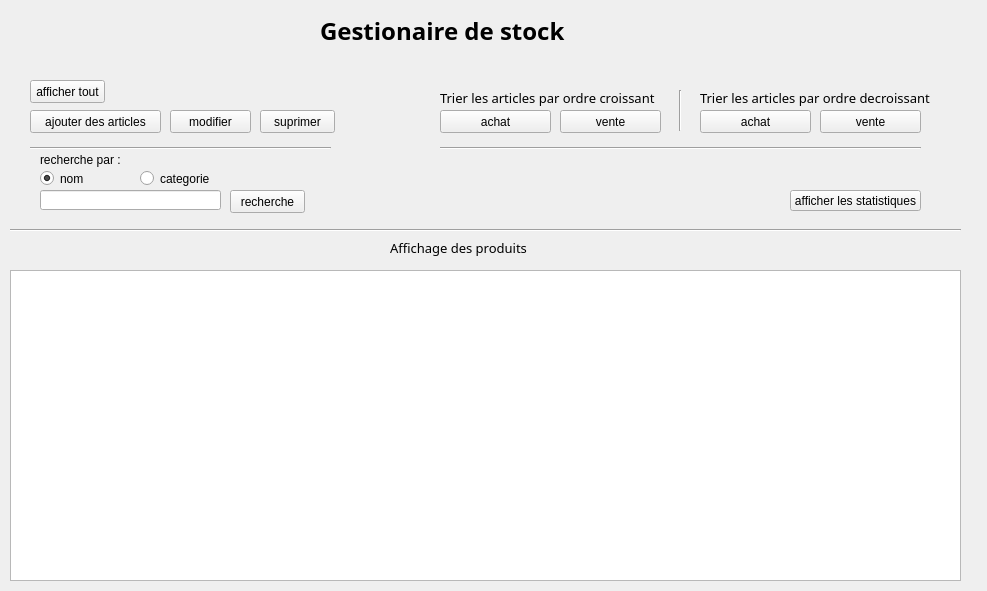
<?xml version="1.0" encoding="UTF-8"?>
<ui version="4.0">
 <class>Form</class>
 <widget class="QWidget" name="Form">
  <property name="geometry">
   <rect>
    <x>0</x>
    <y>0</y>
    <width>987</width>
    <height>591</height>
   </rect>
  </property>
  <property name="windowTitle">
   <string>Form</string>
  </property>
  <widget class="QLabel" name="label">
   <property name="geometry">
    <rect>
     <x>320</x>
     <y>10</y>
     <width>281</width>
     <height>41</height>
    </rect>
   </property>
   <property name="sizePolicy">
    <sizepolicy hsizetype="Preferred" vsizetype="Preferred">
     <horstretch>0</horstretch>
     <verstretch>0</verstretch>
    </sizepolicy>
   </property>
   <property name="font">
    <font>
     <family>Neue Haas Grotesk Text Pro Blac</family>
     <pointsize>18</pointsize>
     <weight>75</weight>
     <bold>true</bold>
    </font>
   </property>
   <property name="text">
    <string>Gestionaire de stock</string>
   </property>
  </widget>
  <widget class="QPushButton" name="ajouter">
   <property name="geometry">
    <rect>
     <x>30</x>
     <y>110</y>
     <width>131</width>
     <height>23</height>
    </rect>
   </property>
   <property name="font">
    <font>
     <family>MS Shell Dlg 2</family>
     <weight>50</weight>
     <bold>false</bold>
    </font>
   </property>
   <property name="text">
    <string>ajouter des articles</string>
   </property>
  </widget>
  <widget class="QPushButton" name="modiferBtn">
   <property name="geometry">
    <rect>
     <x>170</x>
     <y>110</y>
     <width>81</width>
     <height>23</height>
    </rect>
   </property>
   <property name="text">
    <string>modifier</string>
   </property>
  </widget>
  <widget class="QPushButton" name="crAchat">
   <property name="geometry">
    <rect>
     <x>440</x>
     <y>110</y>
     <width>111</width>
     <height>23</height>
    </rect>
   </property>
   <property name="text">
    <string>achat</string>
   </property>
  </widget>
  <widget class="QListView" name="resPr">
   <property name="geometry">
    <rect>
     <x>10</x>
     <y>270</y>
     <width>951</width>
     <height>311</height>
    </rect>
   </property>
   <property name="font">
    <font>
     <family>Segoe UI Semibold</family>
     <pointsize>12</pointsize>
     <weight>75</weight>
     <bold>true</bold>
    </font>
   </property>
  </widget>
  <widget class="QPushButton" name="crVente">
   <property name="geometry">
    <rect>
     <x>560</x>
     <y>110</y>
     <width>101</width>
     <height>23</height>
    </rect>
   </property>
   <property name="text">
    <string>vente</string>
   </property>
  </widget>
  <widget class="QLabel" name="label_2">
   <property name="geometry">
    <rect>
     <x>440</x>
     <y>90</y>
     <width>251</width>
     <height>16</height>
    </rect>
   </property>
   <property name="font">
    <font>
     <family>Neue Haas Grotesk Text Pro Medi</family>
     <pointsize>10</pointsize>
     <weight>50</weight>
     <bold>false</bold>
    </font>
   </property>
   <property name="text">
    <string>Trier les articles par ordre croissant</string>
   </property>
  </widget>
  <widget class="QPushButton" name="dcrVente">
   <property name="geometry">
    <rect>
     <x>820</x>
     <y>110</y>
     <width>101</width>
     <height>23</height>
    </rect>
   </property>
   <property name="text">
    <string>vente</string>
   </property>
  </widget>
  <widget class="QLabel" name="label_3">
   <property name="geometry">
    <rect>
     <x>700</x>
     <y>90</y>
     <width>251</width>
     <height>16</height>
    </rect>
   </property>
   <property name="font">
    <font>
     <family>Neue Haas Grotesk Text Pro Medi</family>
     <pointsize>10</pointsize>
     <weight>50</weight>
     <bold>false</bold>
    </font>
   </property>
   <property name="text">
    <string>Trier les articles par ordre decroissant</string>
   </property>
  </widget>
  <widget class="QPushButton" name="dcrAchat">
   <property name="geometry">
    <rect>
     <x>700</x>
     <y>110</y>
     <width>111</width>
     <height>23</height>
    </rect>
   </property>
   <property name="text">
    <string>achat</string>
   </property>
  </widget>
  <widget class="QLabel" name="label_6">
   <property name="geometry">
    <rect>
     <x>390</x>
     <y>240</y>
     <width>151</width>
     <height>16</height>
    </rect>
   </property>
   <property name="font">
    <font>
     <family>Neue Haas Grotesk Text Pro Medi</family>
     <pointsize>10</pointsize>
     <weight>50</weight>
     <bold>false</bold>
    </font>
   </property>
   <property name="text">
    <string>Affichage des produits</string>
   </property>
  </widget>
  <widget class="QLineEdit" name="inputRech">
   <property name="geometry">
    <rect>
     <x>40</x>
     <y>190</y>
     <width>181</width>
     <height>20</height>
    </rect>
   </property>
  </widget>
  <widget class="QLabel" name="label_4">
   <property name="geometry">
    <rect>
     <x>40</x>
     <y>150</y>
     <width>91</width>
     <height>20</height>
    </rect>
   </property>
   <property name="text">
    <string>recherche par :</string>
   </property>
  </widget>
  <widget class="QRadioButton" name="nom">
   <property name="geometry">
    <rect>
     <x>40</x>
     <y>170</y>
     <width>82</width>
     <height>17</height>
    </rect>
   </property>
   <property name="autoFillBackground">
    <bool>false</bool>
   </property>
   <property name="text">
    <string>nom</string>
   </property>
   <property name="checked">
    <bool>true</bool>
   </property>
  </widget>
  <widget class="QRadioButton" name="categorie">
   <property name="geometry">
    <rect>
     <x>140</x>
     <y>170</y>
     <width>82</width>
     <height>17</height>
    </rect>
   </property>
   <property name="text">
    <string>categorie</string>
   </property>
  </widget>
  <widget class="QPushButton" name="rechButton">
   <property name="geometry">
    <rect>
     <x>230</x>
     <y>190</y>
     <width>75</width>
     <height>23</height>
    </rect>
   </property>
   <property name="text">
    <string>recherche</string>
   </property>
  </widget>
  <widget class="QPushButton" name="supp">
   <property name="geometry">
    <rect>
     <x>260</x>
     <y>110</y>
     <width>75</width>
     <height>23</height>
    </rect>
   </property>
   <property name="text">
    <string>suprimer</string>
   </property>
  </widget>
  <widget class="QPushButton" name="afficher">
   <property name="geometry">
    <rect>
     <x>30</x>
     <y>80</y>
     <width>75</width>
     <height>23</height>
    </rect>
   </property>
   <property name="text">
    <string>afficher tout</string>
   </property>
  </widget>
  <widget class="Line" name="line">
   <property name="geometry">
    <rect>
     <x>30</x>
     <y>140</y>
     <width>301</width>
     <height>16</height>
    </rect>
   </property>
   <property name="orientation">
    <enum>Qt::Horizontal</enum>
   </property>
  </widget>
  <widget class="Line" name="line_2">
   <property name="geometry">
    <rect>
     <x>670</x>
     <y>90</y>
     <width>20</width>
     <height>41</height>
    </rect>
   </property>
   <property name="orientation">
    <enum>Qt::Vertical</enum>
   </property>
  </widget>
  <widget class="Line" name="line_3">
   <property name="geometry">
    <rect>
     <x>10</x>
     <y>220</y>
     <width>951</width>
     <height>20</height>
    </rect>
   </property>
   <property name="orientation">
    <enum>Qt::Horizontal</enum>
   </property>
  </widget>
  <widget class="QLabel" name="label_5">
   <property name="geometry">
    <rect>
     <x>450</x>
     <y>190</y>
     <width>47</width>
     <height>13</height>
    </rect>
   </property>
   <property name="text">
    <string/>
   </property>
  </widget>
  <widget class="QLabel" name="nbrTotal">
   <property name="geometry">
    <rect>
     <x>760</x>
     <y>160</y>
     <width>221</width>
     <height>16</height>
    </rect>
   </property>
   <property name="font">
    <font>
     <family>Neue Haas Grotesk Text Pro Medi</family>
     <pointsize>10</pointsize>
     <weight>50</weight>
     <bold>false</bold>
    </font>
   </property>
   <property name="text">
    <string/>
   </property>
  </widget>
  <widget class="Line" name="line_4">
   <property name="geometry">
    <rect>
     <x>440</x>
     <y>140</y>
     <width>481</width>
     <height>16</height>
    </rect>
   </property>
   <property name="orientation">
    <enum>Qt::Horizontal</enum>
   </property>
  </widget>
  <widget class="QPushButton" name="stat">
   <property name="geometry">
    <rect>
     <x>790</x>
     <y>190</y>
     <width>131</width>
     <height>21</height>
    </rect>
   </property>
   <property name="text">
    <string>afficher les statistiques</string>
   </property>
  </widget>
 </widget>
 <resources/>
 <connections/>
</ui>
